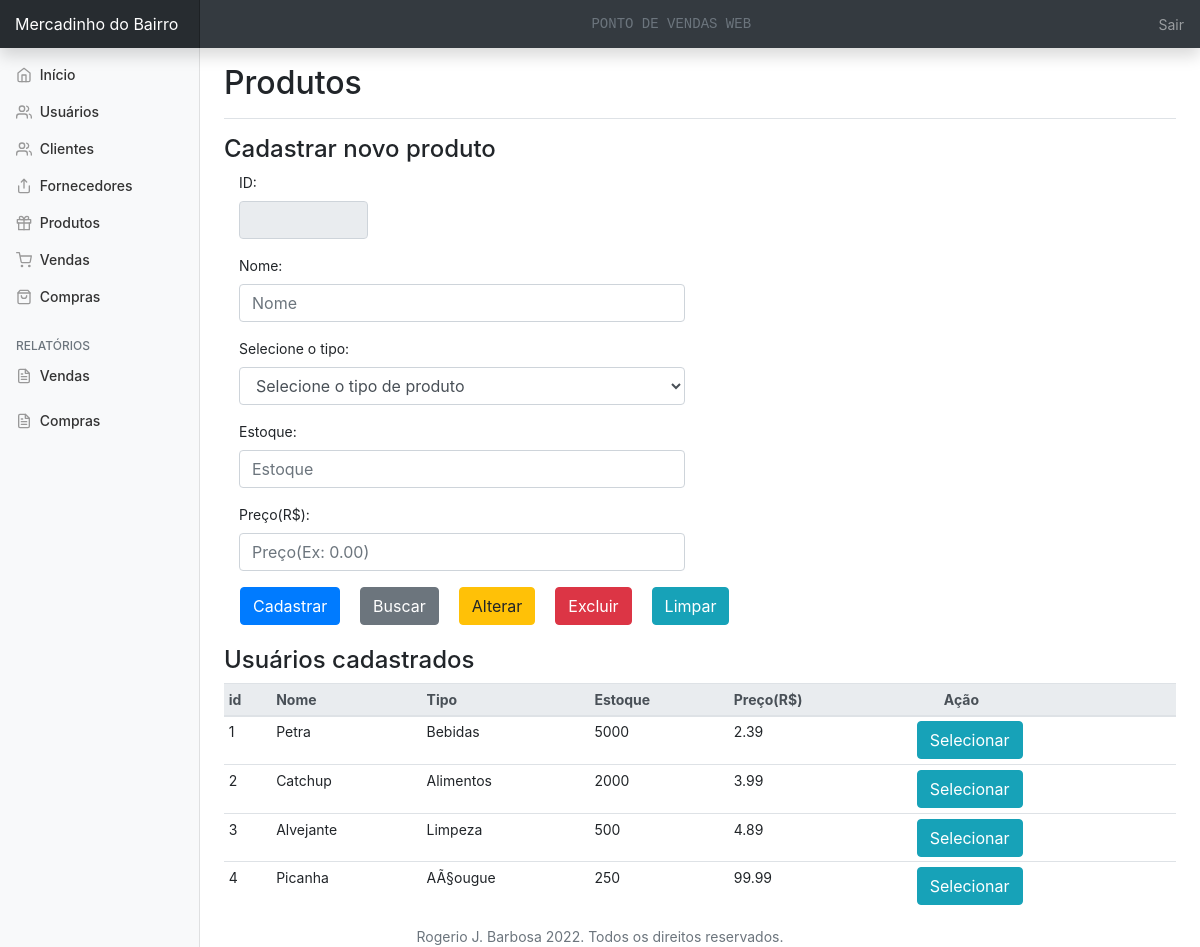
/produtos.php, run on the app's committed database.
### tables this page shows
CREATE TABLE `produtos` (
  `id` int(11) NOT NULL,
  `nome` char(150) NOT NULL,
  `tipo` char(150) NOT NULL,
  `estoque` int(11) NOT NULL,
  `preco` double NOT NULL
);

### produtos.php (the view, shortened to what this page needs)
<?php
include 'conexao.php';
?>
<!DOCTYPE html>
<html lang="pt-br">
<head>
    <link rel="stylesheet" href="https://stackpath.bootstrapcdn.com/bootstrap/4.3.1/css/bootstrap.min.css">
    <link href="css/dashboard.css" rel="stylesheet">
</head>
<body>
    <?php include 'header.php'; ?>
    <?php include 'sidemenu.php'; ?>
    <main role="main" class="col-md-9 ml-sm-auto col-lg-10 px-4">
        <div
            class="d-flex justify-content-between flex-wrap flex-md-nowrap align-items-center pt-3 pb-2 mb-3 border-bottom">
            <h1 class="h2">Produtos</h1>
        </div>
        <form method="post" action="cadProdutos.php">
            <h4>Cadastrar novo produto</h4>
            <div class="form-group col-2">
                <label for="id">ID:</label>
                <input type="text" class="form-control" name="txtId"
                    value="<?php echo base64_decode($_GET['ref']) ? $result['id'] : "" ?>" readonly>
            </div>
            <div class="form-group col-6">
                <label for="nome">Nome:</label>
                <input type="text" class="form-control" placeholder="Nome" name="txtNome"
                    value="<?php echo base64_decode($_GET['ref']) ? $result['nome'] : "" ?>">
            </div>
            <div class="form-group col-6">
                <label for="tipo">Selecione o tipo:</label>
                <select class="form-control" name="txtTipo"
                    value="<?php echo base64_decode($_GET['ref']) ? $result['tipo'] : "" ?>">
                    <option label="Selecione o tipo de produto">
                    <option value="Açougue">Açougue</option>
                </select>
            </div>
            <div class="form-group col-6">
                <label for="estoque">Estoque:</label>
                <input type="number" class="form-control" placeholder="Estoque" name="txtEstoque"
                    value="<?php echo base64_decode($_GET['ref']) ? $result['estoque'] : "" ?>">
            </div>
            <div class="form-group col-6">
                <label for="preco">Preço(R$):</label>
                <input type="text" class="form-control" placeholder="Preço(Ex: 0.00)" name="txtPreco"
                    value="<?php echo base64_decode($_GET['ref']) ? $result['preco'] : "" ?>">
            </div>
            <button type="submit" class="btn btn-primary ml-3" name="btnCadastrar">Cadastrar</button>
            <button type="submit" class="btn btn-secondary ml-3" name="btnBuscar">Buscar</button>
            <button type="submit" class="btn btn-warning ml-3" name="btnAlterar">Alterar</button>
            <button type="submit" class="btn btn-danger ml-3" name="btnExcluir">Excluir</button>
            <button type="submit" class="btn btn-info ml-3" name="btnLimpar">Limpar</button>
        </form>
        <br>
        <h4>Usuários cadastrados</h4>
        <div class="table-responsive">
            <table class="table table-hover table-sm">
                <thead class="thead-light">
                    <tr>
                        <th>id</th>
                        <th>Nome</th>
                        <th>Tipo</th>
                        <th>Estoque</th>
                        <th>Preço(R$)</th>
                        <th class="pl-5">Ação</th>
                    </tr>
                </thead>
                <tbody>
                    <?php
                    $select = "Select * from produtos;";
                    $query = mysqli_query($con, $select);
                        while ($result = mysqli_fetch_assoc($query)) {
                            echo "<tr>";
                            echo "<td>" . $result['id'] . "</td>";
                            echo "<td>" . $result['nome'] . "</td>";
                            echo "<td>" . $result['tipo'] . "</td>";
                            echo "<td>" . $result['estoque'] . "</td>";
                            echo "<td>" . $result['preco'] . "</td>";
                            echo "<td><a href=produtos.php?ref=" . base64_encode($result['id']) . " type='submit' class='btn btn-info ml-3' name='btnSelecionar'>Selecionar</a></td>";
                            echo "</tr>";
                        }
                    ?>
                </tbody>
            </table>
        </div>
    </main>
    <?php include 'footer.php' ?>
</body>
</html>

### header.php
<nav class="navbar navbar-dark fixed-top bg-dark flex-md-nowrap p-0 shadow">
    <a class="navbar-brand col-sm-3 col-md-2 mr-0" href="home.php">Mercadinho do Bairro</a>
    <h1 class="text-muted text-uppercase text-monospace text-center mt-2" style="font-size: 14px;">Ponto de vendas web</h1>
    <ul class="navbar-nav px-3">
        <li class="nav-item text-nowrap">
            <a class="nav-link" href="index.html">Sair</a>
        </li>
    </ul>
</nav>

### sidemenu.php
<div class="container-fluid">
    <div class="row">
        <nav class="col-md-2 d-none d-md-block bg-light sidebar">
            <div class="sidebar-sticky">
                <ul class="nav flex-column">
                    <li class="nav-item">
                        <a class="nav-link" href="home.php">
                            <span data-feather="home"></span>
                            Início <span class="sr-only">(atual)</span>
                        </a>
                    </li>
                    <li class="nav-item">
                        <a class="nav-link" href="usuarios.php">
                            <span data-feather="users"></span>
                            Usuários
                        </a>
                    </li>
                    <li class="nav-item">
                        <a class="nav-link" href="clientes.php">
                            <span data-feather="users"></span>
                            Clientes
                        </a>
                    </li>
                    <li class="nav-item">
                        <a class="nav-link" href="fornecedores.php">
                            <span data-feather="share"></span>
                            Fornecedores
                        </a>
                    </li>
                    <li class="nav-item">
                        <a class="nav-link" href="produtos.php">
                            <span data-feather="gift"></span>
                            Produtos
                        </a>
                    </li>
                    <li class="nav-item">
                        <a class="nav-link" href="vendas.php">
                            <span data-feather="shopping-cart"></span>
                            Vendas
                        </a>
                    </li>
                    <li class="nav-item">
                        <a class="nav-link" href="compras.php">
                            <span data-feather="shopping-bag"></span>
                            Compras
                        </a>
                    </li>
                </ul>
                <h6 class="sidebar-heading d-flex justify-content-between align-items-center px-3 mt-4 mb-1 text-muted">
                    Relatórios
                </h6>
                <ul class="nav flex-column mb-2">
                    <li class="nav-item">
                        <a class="nav-link" href="relatoriosVendas.php">
                            <span data-feather="file-text"></span>
                            Vendas
                        </a>
                    </li>
                </ul>
                <ul class="nav flex-column mb-2">
                    <li class="nav-item">
                        <a class="nav-link" href="relatoriosCompras.php">
                            <span data-feather="file-text"></span>
                            Compras
                        </a>
                    </li>
                </ul>
            </div>
        </nav>
    </div>
</div>

### footer.php
<center>
    <footer class="bottom">
        <div class="container">
            <span class="text-muted">Rogerio J. Barbosa 2022. Todos os direitos reservados.</span>
        </div>
    </footer>
</center>

### css/dashboard.css (style rules this page uses)
body { font-size: .875rem; }
.feather { width: 16px; height: 16px; vertical-align: text-bottom; }
.sidebar { position: fixed; top: 0; bottom: 0; left: 0; z-index: 100; padding: 48px 0 0; box-shadow: inset -1px 0 0 rgba(0, 0, 0, .1); }
.sidebar-sticky { position: relative; top: 0; height: calc(100vh - 48px); padding-top: .5rem; overflow-x: hidden; overflow-y: auto; }
.sidebar .nav-link { font-weight: 500; color: #333; }
.sidebar .nav-link .feather { margin-right: 4px; color: #999; }
.sidebar-heading { font-size: .75rem; text-transform: uppercase; }
[role="main"] { padding-top: 48px; }
.navbar-brand { padding-top: .75rem; padding-bottom: .75rem; font-size: 1rem; background-color: rgba(0, 0, 0, .25); box-shadow: inset -1px 0 0 rgba(0, 0, 0, .25); }

### data on the page
produtos: id "1", nome "Petra", tipo "Bebidas", estoque "5000", preco "2.39"
produtos: id "2", nome "Catchup", tipo "Alimentos", estoque "2000", preco "3.99"
produtos: id "3", nome "Alvejante", tipo "Limpeza", estoque "500", preco "4.89"
produtos: id "4", nome "Picanha", tipo "AÃ§ougue", estoque "250", preco "99.99"
